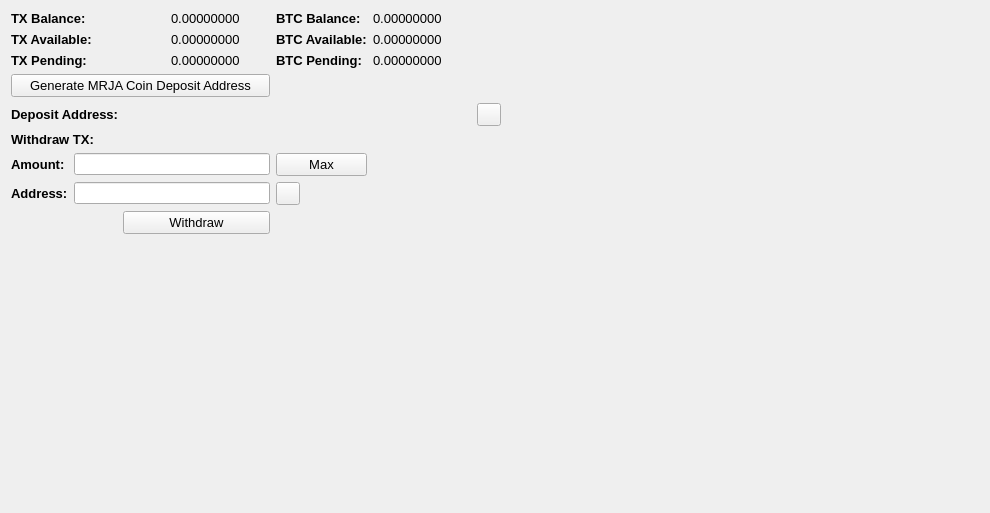
     <widget class="QWidget" name="BalanceTab">
      <attribute name="title">
       <string>Balance</string>
      </attribute>
      <layout class="QGridLayout" name="gridLayout_2">
       <item row="0" column="0" colspan="2">
        <widget class="QLabel" name="label_11">
         <property name="font">
          <font>
           <pointsize>10</pointsize>
           <weight>75</weight>
           <bold>true</bold>
          </font>
         </property>
         <property name="text">
          <string>TX Balance:</string>
         </property>
        </widget>
       </item>
       <item row="0" column="3">
        <widget class="QLabel" name="TXBalanceLabel">
         <property name="font">
          <font>
           <pointsize>10</pointsize>
          </font>
         </property>
         <property name="text">
          <string>0.00000000</string>
         </property>
         <property name="textInteractionFlags">
          <set>Qt::LinksAccessibleByMouse|Qt::TextSelectableByMouse</set>
         </property>
        </widget>
       </item>
       <item row="0" column="4">
        <widget class="QLabel" name="label_12">
         <property name="font">
          <font>
           <pointsize>10</pointsize>
           <weight>75</weight>
           <bold>true</bold>
          </font>
         </property>
         <property name="text">
          <string>BTC Balance:</string>
         </property>
        </widget>
       </item>
       <item row="0" column="5">
        <widget class="QLabel" name="BitcoinBalanceLabel">
         <property name="font">
          <font>
           <pointsize>10</pointsize>
          </font>
         </property>
         <property name="text">
          <string>0.00000000</string>
         </property>
         <property name="textInteractionFlags">
          <set>Qt::LinksAccessibleByMouse|Qt::TextSelectableByMouse</set>
         </property>
        </widget>
       </item>
       <item row="0" column="7" rowspan="10">
        <spacer name="horizontalSpacer_4">
         <property name="orientation">
          <enum>Qt::Horizontal</enum>
         </property>
         <property name="sizeHint" stdset="0">
          <size>
           <width>478</width>
           <height>488</height>
          </size>
         </property>
        </spacer>
       </item>
       <item row="1" column="0" colspan="2">
        <widget class="QLabel" name="label_13">
         <property name="font">
          <font>
           <pointsize>10</pointsize>
           <weight>75</weight>
           <bold>true</bold>
          </font>
         </property>
         <property name="text">
          <string>TX Available:</string>
         </property>
        </widget>
       </item>
       <item row="1" column="3">
        <widget class="QLabel" name="TXAvailableLabel_2">
         <property name="font">
          <font>
           <pointsize>10</pointsize>
          </font>
         </property>
         <property name="text">
          <string>0.00000000</string>
         </property>
         <property name="textInteractionFlags">
          <set>Qt::LinksAccessibleByMouse|Qt::TextSelectableByMouse</set>
         </property>
        </widget>
       </item>
       <item row="1" column="4">
        <widget class="QLabel" name="label_15">
         <property name="font">
          <font>
           <pointsize>10</pointsize>
           <weight>75</weight>
           <bold>true</bold>
          </font>
         </property>
         <property name="text">
          <string>BTC Available:</string>
         </property>
        </widget>
       </item>
       <item row="1" column="5">
        <widget class="QLabel" name="BitcoinAvailableLabel">
         <property name="font">
          <font>
           <pointsize>10</pointsize>
          </font>
         </property>
         <property name="text">
          <string>0.00000000</string>
         </property>
         <property name="textInteractionFlags">
          <set>Qt::LinksAccessibleByMouse|Qt::TextSelectableByMouse</set>
         </property>
        </widget>
       </item>
       <item row="2" column="0" colspan="2">
        <widget class="QLabel" name="label_14">
         <property name="font">
          <font>
           <pointsize>10</pointsize>
           <weight>75</weight>
           <bold>true</bold>
          </font>
         </property>
         <property name="text">
          <string>TX Pending:</string>
         </property>
        </widget>
       </item>
       <item row="2" column="3">
        <widget class="QLabel" name="TXPendingLabel">
         <property name="font">
          <font>
           <pointsize>10</pointsize>
          </font>
         </property>
         <property name="text">
          <string>0.00000000</string>
         </property>
         <property name="textInteractionFlags">
          <set>Qt::LinksAccessibleByMouse|Qt::TextSelectableByMouse</set>
         </property>
        </widget>
       </item>
       <item row="2" column="4">
        <widget class="QLabel" name="label_31">
         <property name="font">
          <font>
           <pointsize>10</pointsize>
           <weight>75</weight>
           <bold>true</bold>
          </font>
         </property>
         <property name="text">
          <string>BTC Pending:</string>
         </property>
        </widget>
       </item>
       <item row="2" column="5">
        <widget class="QLabel" name="BitcoinPendingLabel">
         <property name="font">
          <font>
           <pointsize>10</pointsize>
          </font>
         </property>
         <property name="text">
          <string>0.00000000</string>
         </property>
         <property name="textInteractionFlags">
          <set>Qt::LinksAccessibleByMouse|Qt::TextSelectableByMouse</set>
         </property>
        </widget>
       </item>
       <item row="3" column="0" colspan="4">
        <widget class="QPushButton" name="GenDepositBTN">
         <property name="font">
          <font>
           <pointsize>10</pointsize>
          </font>
         </property>
         <property name="text">
          <string>Generate MRJA Coin Deposit Address</string>
         </property>
        </widget>
       </item>
       <item row="4" column="0" colspan="3">
        <widget class="QLabel" name="label_33">
         <property name="font">
          <font>
           <pointsize>10</pointsize>
           <weight>75</weight>
           <bold>true</bold>
          </font>
         </property>
         <property name="text">
          <string>Deposit Address:</string>
         </property>
        </widget>
       </item>
       <item row="4" column="3" colspan="3">
        <widget class="QLabel" name="DepositAddressLabel">
         <property name="minimumSize">
          <size>
           <width>300</width>
           <height>0</height>
          </size>
         </property>
         <property name="palette">
          <palette>
           <active>
            <colorrole role="WindowText">
             <brush brushstyle="SolidPattern">
              <color alpha="255">
               <red>0</red>
               <green>0</green>
               <blue>0</blue>
              </color>
             </brush>
            </colorrole>
            <colorrole role="Text">
             <brush brushstyle="SolidPattern">
              <color alpha="255">
               <red>0</red>
               <green>0</green>
               <blue>255</blue>
              </color>
             </brush>
            </colorrole>
           </active>
           <inactive>
            <colorrole role="WindowText">
             <brush brushstyle="SolidPattern">
              <color alpha="255">
               <red>0</red>
               <green>0</green>
               <blue>0</blue>
              </color>
             </brush>
            </colorrole>
            <colorrole role="Text">
             <brush brushstyle="SolidPattern">
              <color alpha="255">
               <red>0</red>
               <green>0</green>
               <blue>255</blue>
              </color>
             </brush>
            </colorrole>
           </inactive>
           <disabled>
            <colorrole role="WindowText">
             <brush brushstyle="SolidPattern">
              <color alpha="255">
               <red>120</red>
               <green>120</green>
               <blue>120</blue>
              </color>
             </brush>
            </colorrole>
            <colorrole role="Text">
             <brush brushstyle="SolidPattern">
              <color alpha="255">
               <red>120</red>
               <green>120</green>
               <blue>120</blue>
              </color>
             </brush>
            </colorrole>
           </disabled>
          </palette>
         </property>
         <property name="font">
          <font>
           <pointsize>10</pointsize>
           <weight>75</weight>
           <bold>true</bold>
          </font>
         </property>
         <property name="text">
          <string/>
         </property>
         <property name="alignment">
          <set>Qt::AlignRight|Qt::AlignTrailing|Qt::AlignVCenter</set>
         </property>
         <property name="textInteractionFlags">
          <set>Qt::LinksAccessibleByMouse|Qt::TextSelectableByKeyboard|Qt::TextSelectableByMouse</set>
         </property>
        </widget>
       </item>
       <item row="4" column="6">
        <widget class="QToolButton" name="DepositCopyButton">
         <property name="toolTip">
          <string>Copy to clipboard</string>
         </property>
         <property name="text">
          <string/>
         </property>
         <property name="icon">
          <iconset resource="../bitcoin.qrc">
           <normaloff>:/icons/editcopy</normaloff>:/icons/editcopy</iconset>
         </property>
         <property name="shortcut">
          <string>Alt+P</string>
         </property>
        </widget>
       </item>
       <item row="5" column="0" colspan="2">
        <widget class="QLabel" name="label_34">
         <property name="font">
          <font>
           <pointsize>10</pointsize>
           <weight>75</weight>
           <bold>true</bold>
          </font>
         </property>
         <property name="text">
          <string>Withdraw TX:</string>
         </property>
        </widget>
       </item>
       <item row="6" column="0">
        <widget class="QLabel" name="label_26">
         <property name="font">
          <font>
           <pointsize>10</pointsize>
           <weight>75</weight>
           <bold>true</bold>
          </font>
         </property>
         <property name="text">
          <string>Amount:</string>
         </property>
        </widget>
       </item>
       <item row="6" column="1" colspan="3">
        <widget class="QLineEdit" name="WithdrawUnitsInput">
         <property name="font">
          <font>
           <pointsize>9</pointsize>
           <weight>75</weight>
           <bold>true</bold>
          </font>
         </property>
         <property name="text">
          <string/>
         </property>
        </widget>
       </item>
       <item row="6" column="4">
        <widget class="QPushButton" name="Withdraw_Max_Amount">
         <property name="font">
          <font>
           <pointsize>10</pointsize>
          </font>
         </property>
         <property name="text">
          <string>Max</string>
         </property>
        </widget>
       </item>
       <item row="7" column="0">
        <widget class="QLabel" name="label_10">
         <property name="font">
          <font>
           <pointsize>10</pointsize>
           <weight>75</weight>
           <bold>true</bold>
          </font>
         </property>
         <property name="text">
          <string>Address:</string>
         </property>
        </widget>
       </item>
       <item row="7" column="1" colspan="3">
        <widget class="QLineEdit" name="WithdrawAddress">
         <property name="font">
          <font>
           <pointsize>9</pointsize>
           <weight>75</weight>
           <bold>true</bold>
          </font>
         </property>
        </widget>
       </item>
       <item row="7" column="4">
        <widget class="QToolButton" name="WithdrawPasteButton">
         <property name="toolTip">
          <string>Paste from clipboard</string>
         </property>
         <property name="text">
          <string/>
         </property>
         <property name="icon">
          <iconset resource="../bitcoin.qrc">
           <normaloff>:/icons/editpaste</normaloff>:/icons/editpaste</iconset>
         </property>
         <property name="shortcut">
          <string>Alt+P</string>
         </property>
        </widget>
       </item>
       <item row="8" column="2" colspan="2">
        <widget class="QPushButton" name="WithdrawUnitsBtn">
         <property name="font">
          <font>
           <pointsize>10</pointsize>
          </font>
         </property>
         <property name="text">
          <string>Withdraw</string>
         </property>
        </widget>
       </item>
       <item row="9" column="0" colspan="6">
        <spacer name="verticalSpacer">
         <property name="orientation">
          <enum>Qt::Vertical</enum>
         </property>
         <property name="sizeHint" stdset="0">
          <size>
           <width>428</width>
           <height>262</height>
          </size>
         </property>
        </spacer>
       </item>
      </layout>
      <zorder>label_31</zorder>
      <zorder>label_15</zorder>
      <zorder>label_12</zorder>
      <zorder>label_14</zorder>
      <zorder>label_13</zorder>
      <zorder>label_11</zorder>
      <zorder>BitcoinBalanceLabel</zorder>
      <zorder>TXBalanceLabel</zorder>
      <zorder>TXAvailableLabel_2</zorder>
      <zorder>TXPendingLabel</zorder>
      <zorder>BitcoinAvailableLabel</zorder>
      <zorder>BitcoinPendingLabel</zorder>
      <zorder>label_33</zorder>
      <zorder>GenDepositBTN</zorder>
      <zorder>DepositAddressLabel</zorder>
      <zorder>Withdraw_Max_Amount</zorder>
      <zorder>label_34</zorder>
      <zorder>WithdrawUnitsInput</zorder>
      <zorder>label_10</zorder>
      <zorder>label_26</zorder>
      <zorder>WithdrawAddress</zorder>
      <zorder>WithdrawUnitsBtn</zorder>
      <zorder>horizontalSpacer_4</zorder>
      <zorder>verticalSpacer</zorder>
      <zorder>WithdrawPasteButton</zorder>
      <zorder>DepositCopyButton</zorder>
     </widget>
